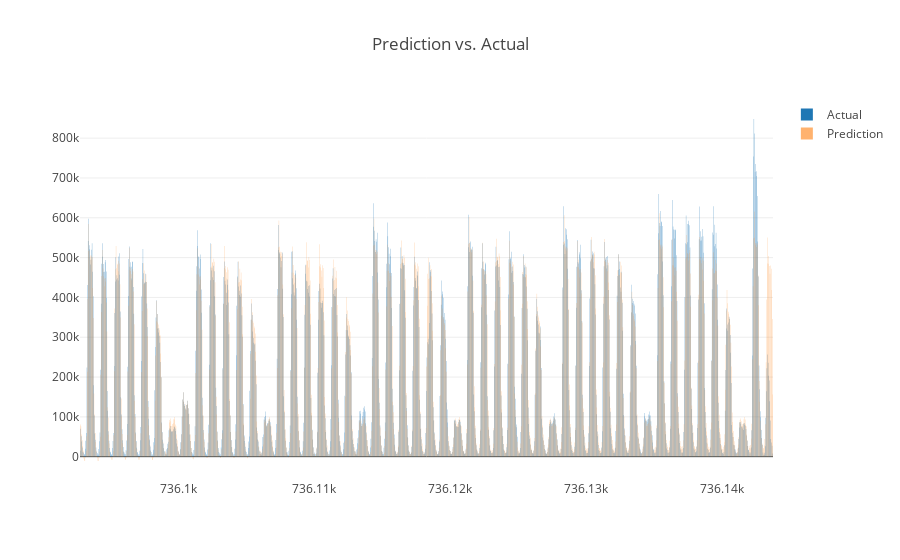

Notebook code cell kept with this figure:
### Code cell
# Generate chart with predicitons based on training data (using plotly)
print("Plotly version", __version__) # requires plotly version >= 1.9.0
init_notebook_mode(connected=True)

set1 = go.Bar(
    x=trainResults["dateFrac"],
    y=trainResults["cnt"],
#    marker=dict(color='blue'),
    name='Actual'
)
set2 = go.Bar(
    x=trainResults["dateFrac"],
    y=trainResults["predHS"],
#    marker=dict(color='crimson'),
    opacity=0.6,
    name='Prediction'
)
data = [set1, set2]

layout = go.Layout(barmode='group', title="Prediction vs. Actual")
fig = go.Figure(data=data, layout=layout)
iplot(fig)

### Figure 1 — Plotly figure (JSON) as saved in the notebook; plotly's stock layout.template omitted (floating-point values rounded to 4 significant figures; data arrays with more than 128 entries replaced by an {"elided": "..."} marker saying what was removed)
{"data": [{"name": "Actual", "type": "bar", "x": {"elided": "1225 float values"}, "y": {"elided": "1225 int values"}}, {"name": "Prediction", "opacity": 0.6, "type": "bar", "x": {"elided": "1225 float values"}, "y": {"elided": "1225 int values"}}], "layout": {"barmode": "group", "title": "Prediction vs. Actual"}}
